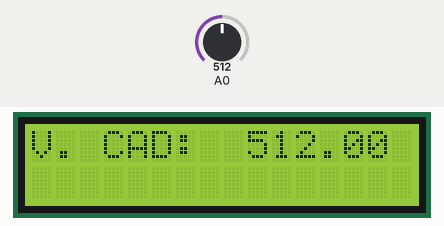
Simulated run of this sketch. Board: Arduino Uno, built with avr-gcc and run on an emulated ATmega328P. Shown: 16×2 character LCD. Inputs (shaded band) come from the test bench; at power-on: A0 = 512. What the sketch prints to the serial monitor is not drawn.

Above: at 1.3 s.
1.4 s: A0 set to 716
At 8.7 s:
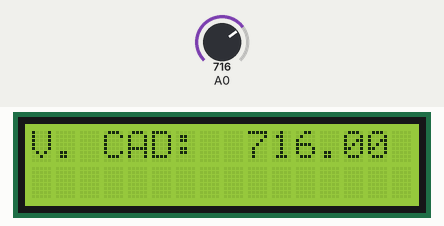
9.7 s: A0 set to 900
At 17.5 s:
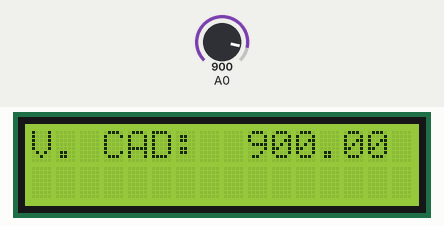
17.8 s: A0 set to 1023
At 25.0 s:
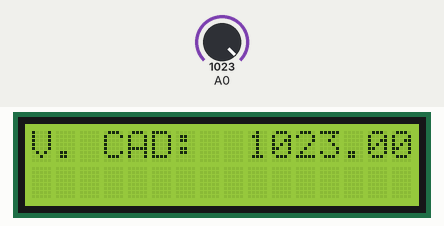
Timing chart, 0 to 26.5 s (numbered marks = the images above; inputs shaded):
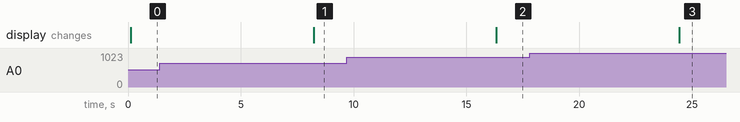

Measured:
- after the input at 1.4 s, the display: changes after 6.8 s (image 1)
- after the input at 9.7 s, the display: changes after 6.6 s (image 2)
- after the input at 17.8 s, the display: changes after 6.6 s (image 3)

The sketch:

EdisonPicuasi-Deber9.ino
```cpp
/*
 *
SISTEMAS MICROPROCESADOS
Edison Picuasi

Actividad: Realizar un sistema que permita en intervalos de tiempo (puede ser cada 2 segundos)
establecidos dormir al sistema y levantarse para lecturas de un conversor análogo digital.
Toma la lectura, la envía por comunicación serial y se vuelve a dormir.
*
*/

#include <LowPower.h>
#include <LiquidCrystal.h>
#include <MsTimer2.h>

LiquidCrystal lcd(13,12,11,10,9,8); //declara y asigna los pines del lcd

float cad; //variable de almacenamiento cad
void setup(){
  lcd.begin(16,2);  //inicia lcd
  Serial.begin(9600); //inicia la CX Serial
  Serial.println("Sistema Activo"); //imprime mensaje por CX serial
  delay(50);  //detiene el sistema para que se imprima el mensaje de forma correcta
  }
void  loop(void){
  cad=analogRead(A0); //lee el dato del cad
  Serial.println(cad);  //imprime el valor de cad
  lcd.clear();  //limpia LCD
  lcd.setCursor(0,0); //Posiciona cursor
  lcd.print("V. CAD: ");  //imprime mensaje en la LCD
  lcd.setCursor(9,0); //Posiciona cursor
  lcd.print(cad); //imprime mensaje en la LCD
  delay(50);  //detiene el sistema para que se imprima el mensaje de forma correcta
  dormir(); //llama al metodo
  }
void dormir(){
  Serial.println("Sistema entra en suspension por 8S");//imprime mensaje por CX Serial
  delay(50);  //detiene el sistema para que se imprima el mensaje de forma correcta
  LowPower.powerDown(SLEEP_8S, ADC_OFF, BOD_OFF);//el sistema dormira por 8 segundos
  }
```
